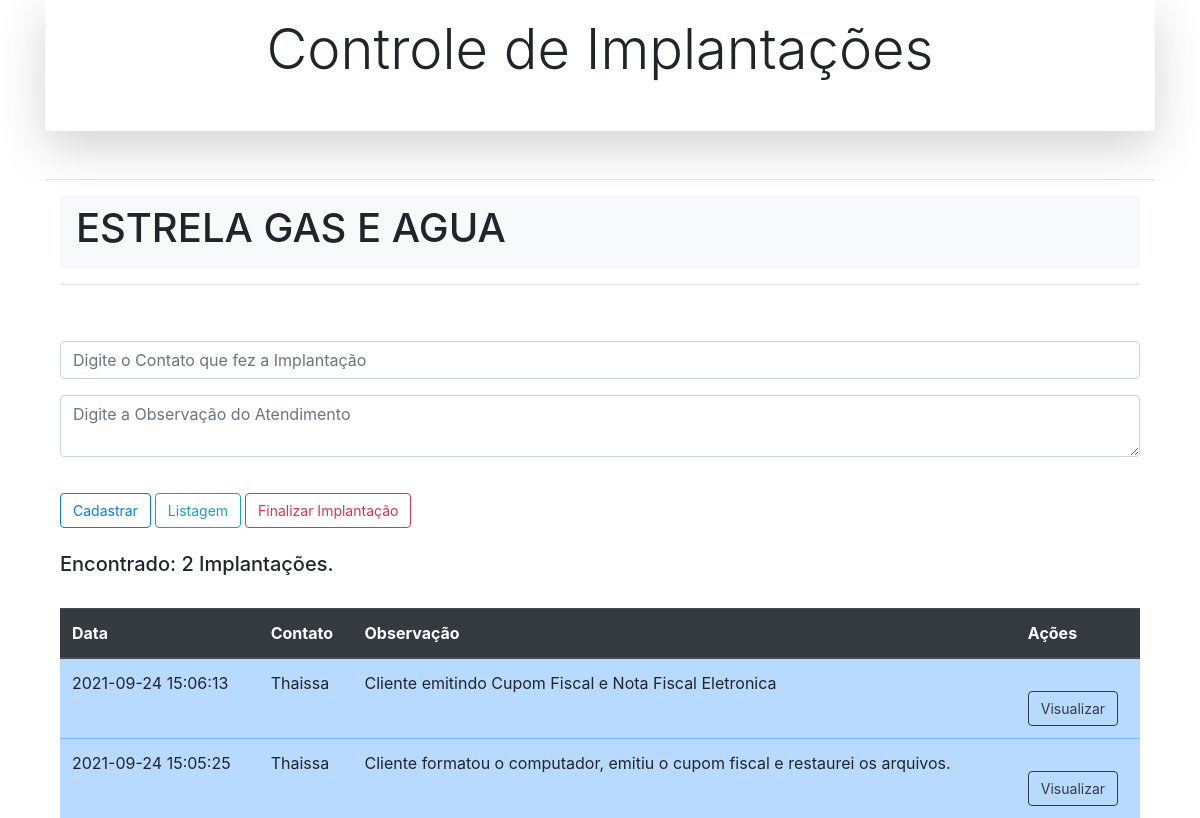
The page /implantacao.php?id=40 on the database its author committed.
### tables this page shows
CREATE TABLE `cliente` (
  `id_cliente` int(11) NOT NULL,
  `data_cadastro` timestamp NOT NULL DEFAULT CURRENT_TIMESTAMP,
  `razaosocial` varchar(100) NOT NULL,
  `contato` varchar(50) NOT NULL,
  `obs` varchar(200) DEFAULT NULL,
  `ativo` varchar(5) NOT NULL,
  `data_encerramento` timestamp NULL DEFAULT CURRENT_TIMESTAMP
);

CREATE TABLE `implantacao` (
  `id_implantacao` int(11) NOT NULL,
  `id_cliente` int(11) NOT NULL,
  `data_implantacao` timestamp NOT NULL DEFAULT CURRENT_TIMESTAMP,
  `obs` varchar(200) NOT NULL,
  `uso` varchar(20) DEFAULT NULL,
  `contato` varchar(40) NOT NULL
);

### implantacao.php (the view, shortened to what this page needs)
<?PHP
include_once "conecta.php";
include "cabecalho.php";
$idCliente   = $_GET['id'];
$cmd = $conn->prepare('SELECT id_cliente, razaosocial FROM cliente WHERE id_cliente = :idCliente');
$cmd->bindValue(":idCliente", $idCliente);
$cmd->execute();
$resultado = $cmd->fetch(PDO::FETCH_ASSOC);
foreach ($resultado as $key => $values)
?>
<div class="container">
    <nav class="navbar navbar-expand-lg navbar-light bg-light">
        <h1><? echo $values; ?></h1>
    </nav>
        <hr>
        <form class="needs-validation" action="processaimplacatao.php" novalidate>
            <div class="form-group">
                <input type="text" class="form-control" name="contato" placeholder="Digite o Contato que fez a Implantação" required>
            </div>
            <div class="form-group">
                <textarea type="textarea" class="form-control" name="obs" placeholder="Digite a Observação do Atendimento" required></textarea>
            </div>
            <button type="submit" class="btn btn-outline-primary">Cadastrar</button>
            <a href="index.php" class="btn btn-outline-info" role="button" aria-pressed="true">Listagem</a>
            <a href="confirmar-exclusao.php" class="btn btn-outline-danger" role="button" aria-pressed="true" data-toggle="modal" data-target="#exampleModalCenter<? echo $resultado["id_cliente"]; ?>">Finalizar Implantação</a>
        </form>
        <br>
        <table class="table table-primary" width="100%">
            <thead class="thead-dark">
                <tr>
                    <th>Data</th>
                    <th>Contato</th>
                    <th>Observação</th>
                    <th>Ações</th>
                </tr>
            </thead>
            <?php
            try {
                $cmd = $conn->prepare('SELECT * FROM implantacao WHERE id_cliente = :idCliente ORDER BY data_implantacao DESC');
                $cmd->bindValue(":idCliente", $idCliente);
                if ($cmd->execute()) {
                    while ($rs = $cmd->fetch(PDO::FETCH_OBJ)) {
            ?>
                        <tr>
                            <td><?php echo $rs->data_implantacao; ?></td>
                            <td><?php echo $rs->contato; ?></td>
                            <td><?php echo $rs->obs; ?></td>
                            <td>
                                <button type="submit" class="btn btn-outline-dark" data-toggle="modal" data-target="#exampleModalCenter<?php echo $rs->id_implantacao; ?>">Visualizar</button>
                            </td>
                        </tr>
            <?php
                    }
                } else {
                    echo "Erro: Não foi possível recuperar os dados do banco de dados";
                }
            } catch (PDOException $erro) {
                echo "Erro: " . $erro->getMessage();
            }
            ?>
            <?php
            $count = $cmd->rowCount();
            if ($count == 0) {
                echo ("<h5>Não Localizado Implantação.\n</h5><br>");
            } else if ($count == 1) {
                echo ("<h5>Encontrado: " . $count . " Implantação.\n</h5><br>");
            } else if ($count > 1) {
                echo ("<h5>Encontrado: " . $count . " Implantações.\n</h5><br>");
            }
            ?>
        </table>
</div>
<? include "scripts.php"; ?>

### css/styles.css (style rules this page uses)
html { height: 100%; }
body { height: 100%; }
form { padding-top: 10px; font-size: 14px; margin-top: 30px; }
.btn { font-size: 14px; margin-top: 20px; }

### rows shown on the page
cliente: razaosocial "ESTRELA GAS E AGUA"
implantacao: data_implantacao "2021-09-24 15:06:13", contato "Thaissa", obs "Cliente emitindo Cupom Fiscal e Nota Fiscal Eletronica"
implantacao: data_implantacao "2021-09-24 15:05:25", contato "Thaissa", obs "Cliente formatou o computador, emitiu o cupom fiscal e restaurei os arquivos."

### other values the page prints
$count "2"
